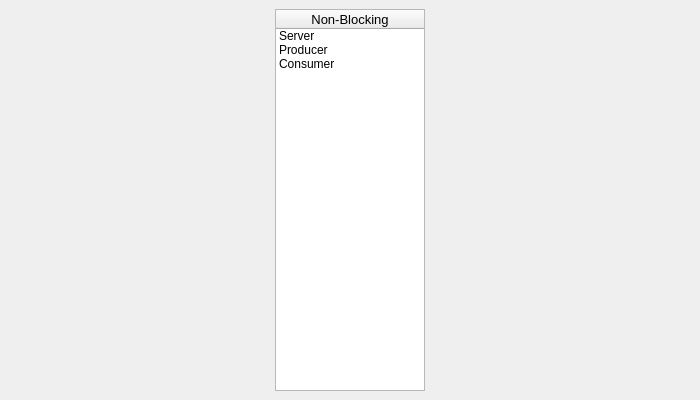
<?xml version="1.0" encoding="UTF-8"?>
<ui version="4.0">
 <class>MainWindow</class>
 <widget class="QMainWindow" name="MainWindow">
  <property name="enabled">
   <bool>true</bool>
  </property>
  <property name="geometry">
   <rect>
    <x>0</x>
    <y>0</y>
    <width>700</width>
    <height>400</height>
   </rect>
  </property>
  <property name="cursor">
   <cursorShape>ArrowCursor</cursorShape>
  </property>
  <property name="windowTitle">
   <string>Non-Blocking</string>
  </property>
  <widget class="QWidget" name="centralwidget">
   <property name="enabled">
    <bool>true</bool>
   </property>
   <layout class="QGridLayout" name="gridLayout" columnstretch="0,0,0,0">
    <property name="sizeConstraint">
     <enum>QLayout::SetDefaultConstraint</enum>
    </property>
    <item row="0" column="0">
     <layout class="QHBoxLayout" name="horizontalLayout" stretch="1">
      <item>
       <widget class="QTreeWidget" name="treeWidget">
        <property name="sizePolicy">
         <sizepolicy hsizetype="MinimumExpanding" vsizetype="MinimumExpanding">
          <horstretch>0</horstretch>
          <verstretch>0</verstretch>
         </sizepolicy>
        </property>
        <property name="maximumSize">
         <size>
          <width>150</width>
          <height>16777215</height>
         </size>
        </property>
        <property name="autoFillBackground">
         <bool>false</bool>
        </property>
        <property name="indentation">
         <number>0</number>
        </property>
        <property name="uniformRowHeights">
         <bool>false</bool>
        </property>
        <property name="itemsExpandable">
         <bool>true</bool>
        </property>
        <property name="animated">
         <bool>false</bool>
        </property>
        <property name="headerHidden">
         <bool>false</bool>
        </property>
        <attribute name="headerVisible">
         <bool>true</bool>
        </attribute>
        <attribute name="headerCascadingSectionResizes">
         <bool>false</bool>
        </attribute>
        <attribute name="headerDefaultSectionSize">
         <number>100</number>
        </attribute>
        <attribute name="headerHighlightSections">
         <bool>true</bool>
        </attribute>
        <attribute name="headerMinimumSectionSize">
         <number>24</number>
        </attribute>
        <attribute name="headerShowSortIndicator" stdset="0">
         <bool>false</bool>
        </attribute>
        <column>
         <property name="text">
          <string>Non-Blocking</string>
         </property>
         <property name="font">
          <font>
           <pointsize>10</pointsize>
           <weight>50</weight>
           <bold>false</bold>
          </font>
         </property>
         <property name="textAlignment">
          <set>AlignCenter</set>
         </property>
         <property name="background">
          <color>
           <red>255</red>
           <green>255</green>
           <blue>255</blue>
          </color>
         </property>
        </column>
        <item>
         <property name="text">
          <string>Server</string>
         </property>
        </item>
        <item>
         <property name="text">
          <string>Producer</string>
         </property>
        </item>
        <item>
         <property name="text">
          <string>Consumer</string>
         </property>
        </item>
       </widget>
      </item>
     </layout>
    </item>
   </layout>
  </widget>
 </widget>
 <resources/>
 <connections/>
</ui>
